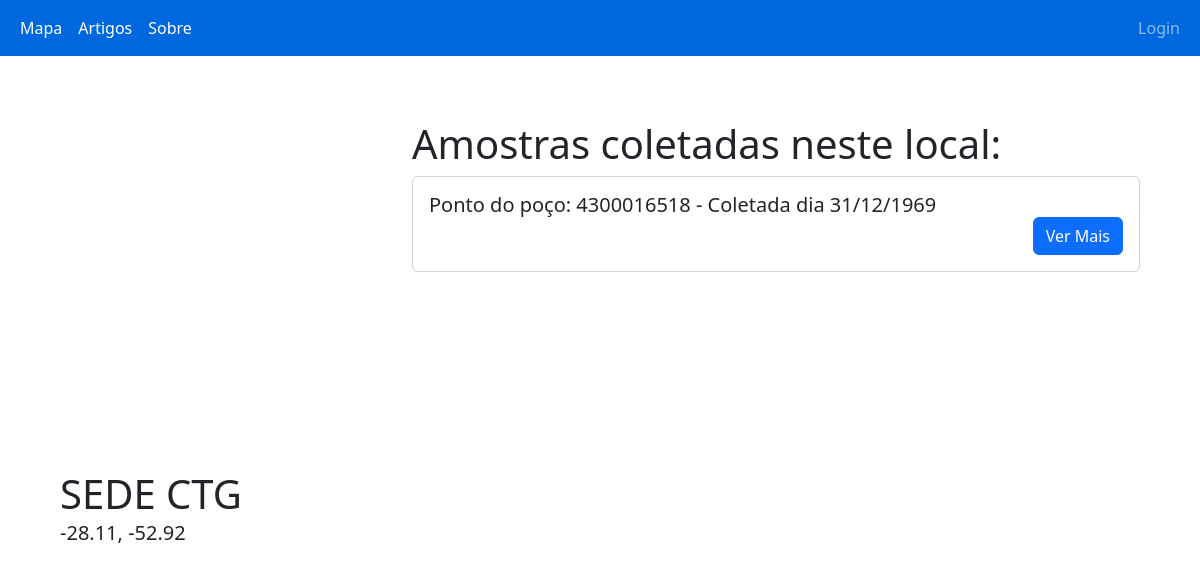
The page /php/local.php?ponto=4300016518 on the database its author committed.
### tables this page shows
CREATE TABLE `local` (
  `idLocal` int NOT NULL AUTO_INCREMENT,
  `ponto` bigint NOT NULL,
  `idCriador` int NOT NULL,
  `idEditor` int NOT NULL,
  `nome` varchar(150) NOT NULL,
  `lat` varchar(30) NOT NULL,
  `lng` varchar(30) NOT NULL,
  `tipo` varchar(100) DEFAULT NULL,
  `foto` varchar(1000) DEFAULT NULL,
  PRIMARY KEY (`idLocal`)
);

CREATE TABLE `amostra` (
  `idAmostra` int NOT NULL AUTO_INCREMENT,
  `ponto` bigint NOT NULL,
  `municipio` varchar(100) DEFAULT NULL,
  `idCriador` int DEFAULT NULL,
  `idEditor` int DEFAULT NULL,
  `dataPerfuracao` varchar(50) DEFAULT NULL,
  `dataAnalise` varchar(50) DEFAULT NULL,
  `cotaTerreno` varchar(50) DEFAULT NULL,
  `profundidadeFinal` varchar(50) DEFAULT NULL,
  `nivelDinamico` varchar(50) DEFAULT NULL,
  `nivelEstatico` varchar(50) DEFAULT NULL,
  `vazaoEspecifica` varchar(50) DEFAULT NULL,
  `vazaoEstabilizacao` varchar(50) DEFAULT NULL,
  `condutividade` varchar(50) DEFAULT NULL,
  `cor` varchar(50) DEFAULT NULL,
  `corParametro` varchar(45) DEFAULT NULL,
  `odor` varchar(45) DEFAULT NULL,
  `sabor` varchar(45) DEFAULT NULL,
  `temperatura` varchar(50) DEFAULT NULL,
  `turbidez` varchar(45) DEFAULT NULL,
  PRIMARY KEY (`idAmostra`)
);

### php/session.php (called while the page is built, shortened)
<?php
    $logado = $_SESSION['logado'];
    if($logado == NULL or FALSE){
        $logado = FALSE;
    }
    else{
        $logado = TRUE;
    }
?>

### php/local.php (the view, shortened to what this page needs)
<!DOCTYPE html>
<html lang="pt-br">
<head>
    <link rel="stylesheet" href="../style/style.css">
    <link href="https://cdn.jsdelivr.net/npm/bootstrap@5.2.2/dist/css/bootstrap.min.css" rel="stylesheet">
    <link rel="stylesheet" href="https://unpkg.com/leaflet@1.9.2/dist/leaflet.css"integrity="sha256-sA+zWATbFveLLNqWO2gtiw3HL/lh1giY/Inf1BJ0z14="crossorigin=""/>
</head>
<?php
    include_once "session.php";
    include_once "link.php";
    if ($logado == NULL or FALSE) {
        include_once 'navbar.php';
    }elseif ($logado = TRUE) {
        include_once 'navbarL.php';
    }
    $idLocal = $_GET['ponto'];
    $busca = mysqli_query($link,"SELECT * FROM LOCAL WHERE ponto = '$idLocal'") or die (mysqli_error($link));
    $puxa = mysqli_fetch_assoc($busca);
    $busca2 = mysqli_query($link,"SELECT * FROM AMOSTRA WHERE ponto = '$idLocal' ORDER BY dataAnalise") or die (mysqli_error($link));
    function formatarData($dataOriginal) {
        $novaData = date("d-m-Y", strtotime($dataOriginal));
        $novaData = str_replace('-', '/', $novaData);
        return $novaData;
    }
?>
<body>
    <div class='container-fluid'>
        <div class='row'>
            <div class="col-4 mt-5">
                <div id="map" style="height: 350px;" class="ms-5"></div>
            <div class='list mt-3 ms-5' style='font-size:20px'>
                <h1 class="mb-0"> <?php echo $puxa['nome']; ?></h1>
                <p> <?php echo $puxa['lat']; ?>, <?php echo $puxa['lng']; ?></p>
                </div>
            <?php if ($logado == TRUE) {?>
                    <div class='d-flex justify-content-center mt-3 ms-5'>
                        <form action="editarlocal.php" method="get" class='me-3'>
                            <input type="hidden" name="ponto" value="<?php echo $puxa['ponto']; ?>">
                            <button type="submit" class="btn btn-primary" style='width: 100px;'>Editar</button>
                        </form>
                        <form action="excluirlocal.php" method="post">
                            <input type="hidden" name="ponto" value="<?php echo $puxa['ponto']; ?>">
                            <button type="submit" class="btn btn-primary" style='width: 100px;' onclick="return confirm('Você deseja excluir este local?\nTodas as amostras ligadas a este local tambem serão excluidas');">Excluir</button>
                        </form>
                    </div>
                </div>
                <?php
                    }else{
                ?>
                    </div>
                <?php
                    }
                ?>
            <div class='col-8 mt-5'>
<?php
    if (isset($busca2) && mysqli_num_rows($busca2) > 0) {
            ?>
            <h1 style='font-size:40px' class='mt-3'>Amostras coletadas neste local:</h1>
            <div class='overflow-auto me-5' style="height: 700px;">
            <?php
        while ($puxa2 = mysqli_fetch_assoc($busca2)) {
            ?>
                <div class='card'>
                    <div class='card-body'>
                        <div class='d-flex justify-content-start'>
                            <h2 style="font-size: 20px;" class='align-self-center mb-0'>Ponto do poço: <?php echo $puxa2['ponto']?> - Coletada dia <?php echo formatarData($puxa2['dataAnalise']); ?></h2>
                        </div>
                        <div class='d-flex justify-content-end'>
                            <a class='btn btn-primary align-self-center ' href="amostra.php?ponto=<?php echo $puxa2['ponto']?>">Ver Mais</a> <br>
                        </div>
                    </div>
                </div>
            <?php
        };
    } else { ?>
        <h1>Ainda não há amostras registradas neste local</h1>
    </div>
    <?php };
?>
</body>

### rows shown on the page
local: nome "SEDE CTG", lat "-28.11", lng "-52.92"
amostra: ponto "4300016518", dataAnalise "31/12/1969"
